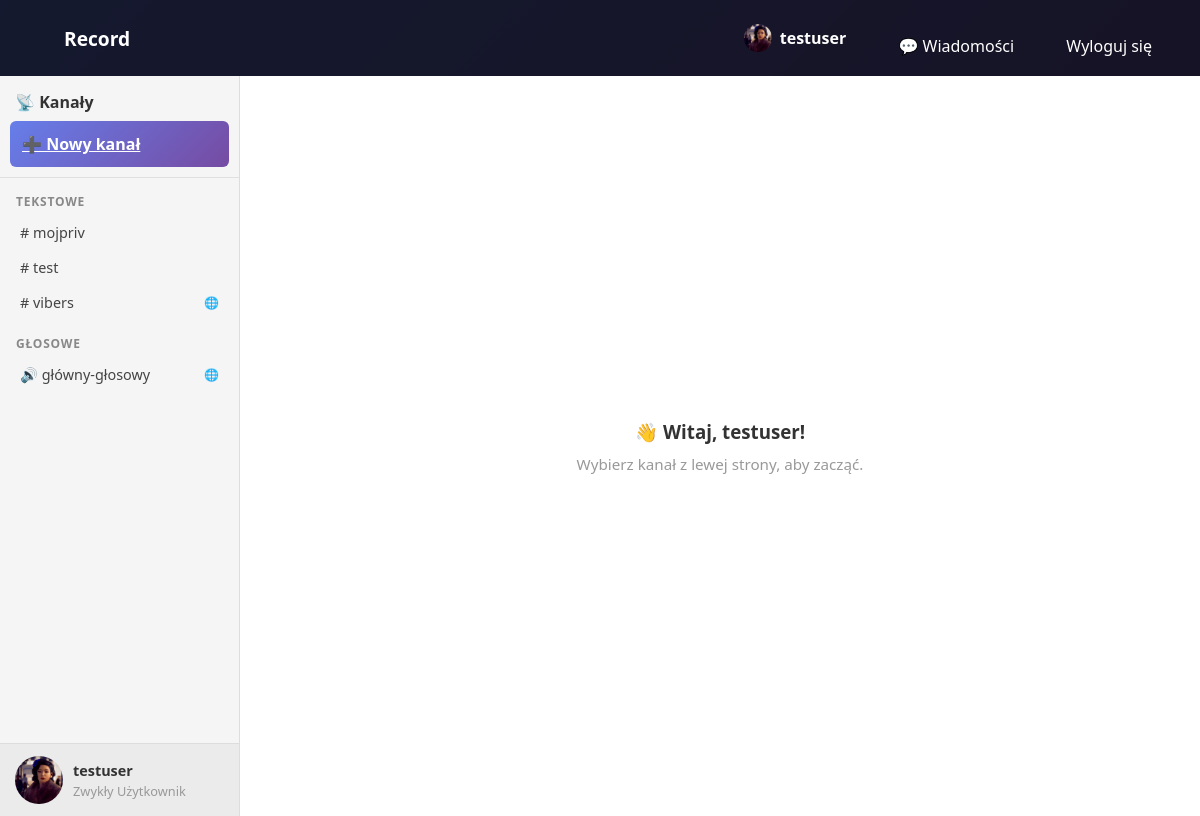
The page / (signed in) on the database its author committed.
### record_app/models.py (models this page shows, shortened)
class User(AbstractUser):
    ROLE_CHOICES = [
        ('user', 'Zwykły Użytkownik'),
        ('moderator', 'Moderator'),
        ('admin', 'Administrator'),
    ]
    role = models.CharField(
        max_length=10,
        choices=ROLE_CHOICES,
        default='user'
    )
    description = models.TextField(blank=True, null=True)
    avatar = models.ImageField(upload_to='avatars/', blank=True, null=True)
    @property
    def avatar_url(self):
        if self.avatar:
            return self.avatar.url
        return f'{settings.MEDIA_URL}avatars/default_pfp.jpg'
    class Meta:
        verbose_name = 'Użytkownik'
        verbose_name_plural = 'Użytkownicy'

class Channel(models.Model):
    CHANNEL_TYPE_CHOICES = [
        ('text', 'Kanał tekstowy'),
        ('voice', 'Kanał głosowy'),
    ]
    name = models.CharField(max_length=100)
    description = models.TextField(blank=True, null=True)
    channel_type = models.CharField(
        max_length=10,
        choices=CHANNEL_TYPE_CHOICES,
        default='text'
    )
    is_public = models.BooleanField(default=True)
    created_by = models.ForeignKey(User, on_delete=models.CASCADE, related_name='created_channels')
    created_at = models.DateTimeField(auto_now_add=True)
    updated_at = models.DateTimeField(auto_now=True)
    class Meta:
        verbose_name = 'Kanał'
        verbose_name_plural = 'Kanały'
        ordering = ['created_at']

### record_app/views.py (the view, shortened to what this page needs)
# urls.py: path('', views.home_view, name='home'),
@login_required(login_url='login')
def home_view(request):
    all_channels = Channel.objects.filter(
        Q(is_public=True) |
        Q(members__user=request.user) |
        Q(created_by=request.user)
    ).distinct()
    text_channels = all_channels.filter(channel_type='text').order_by('name')
    voice_channels = all_channels.filter(channel_type='voice').order_by('name')
    selected_channel_id = request.GET.get('channel_id')
    selected_channel = None
    messages_list = []
    message_form = MessageForm() if selected_channel else None
    context = {
        'text_channels': text_channels,
        'voice_channels': voice_channels,
        'selected_channel': selected_channel,
        'messages': messages_list,
        'message_form': message_form,
        'is_admin': request.user.role in ['admin', 'moderator'],
    }
    return render(request, 'record_app/home.html', context)

### record_app/templates/record_app/home.html (shortened to what this page needs)
{% extends "record_app/base.html" %}
{% load static %}
{% block extra_css %}
<link rel="stylesheet" href="{% static 'css/home.css' %}">
{% endblock %}
{% block content %}
<div class="record-wrapper">
    <div class="record-layout">
        <aside class="channels-sidebar">
            <div class="sidebar-header">
                <h5>
                    📡 Kanały
                </h5>
                <a href="{% url 'create_channel' %}" class="btn btn-sm btn-primary">
                    ➕ Nowy kanał
                </a>
            </div>
            <div class="channels-grid">
                <div class="channel-column">
                    <h6 class="channel-column-title">Tekstowe</h6>
                    <div class="channel-list" id="text-channels-list">
                        {% for channel in text_channels %}
                        <div class="channel-item" data-channel-id="{{ channel.id }}">
                            <a href="?channel_id={{ channel.id }}"
                               class="channel-link {% if selected_channel.id == channel.id %}active{% endif %}">
                                # {{ channel.name }}
                                {% if channel.is_public %}
                                <span class="badge-public">🌐</span>
                                {% endif %}
                            </a>
                        </div>
                        {% endfor %}
                    </div>
                </div>
                <div class="channel-column">
                    <h6 class="channel-column-title">Głosowe</h6>
                    <div class="channel-list" id="voice-channels-list">
                        {% for channel in voice_channels %}
                        <div class="channel-item" data-channel-id="{{ channel.id }}">
                            <a href="?channel_id={{ channel.id }}"
                               class="channel-link {% if selected_channel.id == channel.id %}active{% endif %}">
                                🔊 {{ channel.name }}
                                {% if channel.is_public %}
                                <span class="badge-public">🌐</span>
                                {% endif %}
                            </a>
                        </div>
                        {% endfor %}
                    </div>
                </div>
            </div>
            <a href="{% url 'profile' %}" class="sidebar-footer">
                <img src="{{ user.avatar_url }}" alt="{{ user.username }}" class="avatar avatar-md">
                <div>
                    <strong>{{ user.username }}</strong>
                    <small>{{ user.get_role_display }}</small>
                </div>
            </a>
        </aside>
        <main class="chat-area">
            {% if selected_channel %}
            <div class="chat-header">
                <div class="channel-title">
                    <h3>
                        {% if selected_channel.channel_type == 'text' %}#{% else %}🔊{% endif %}
                        {{ selected_channel.name }}
                    </h3>
                    {% if selected_channel.description %}
                    <p class="channel-description">{{ selected_channel.description }}</p>
                    {% endif %}
                </div>
                {% if is_admin %}
                <div class="header-actions">
                    <a href="{% url 'edit_channel' selected_channel.id %}" class="btn btn-sm btn-warning">✏️ Edytuj</a>
                    <a href="{% url 'invite_channel' selected_channel.id %}" class="btn btn-sm btn-info">👥 Zaproś</a>
                    <a href="{% url 'delete_channel' selected_channel.id %}" class="btn btn-sm btn-danger">🗑️ Usuń</a>
                </div>
                {% endif %}
            </div>
            {% if selected_channel.channel_type == 'text' %}
            <div class="messages-area">
                <div class="messages-container" id="messages-container">
                    {% if messages|length > 0 %}
                        {% for message in messages %}
                        <div class="message" data-message-id="{{ message.id }}">
                            <img src="{{ message.author.avatar_url }}" alt="{{ message.author.username }}" class="avatar avatar-md">
                            <div class="message-body">
                                <div class="message-header">
                                    <strong class="message-author">{{ message.author.username }}</strong>
                                    <span class="message-time">{{ message.created_at|date:"H:i" }}</span>
                                    {% if is_admin %}
                                    <button class="delete-msg-btn" data-message-id="{{ message.id }}" title="Usuń wiadomość">🗑️</button>
                                    {% endif %}
                                </div>
                                {% if message.content %}
                                <div class="message-content">{{ message.content }}</div>
                                {% endif %}
                                {% if message.image %}
                                <div class="message-image">
                                    <img src="{{ message.image.url }}" alt="Obrazek">
                                </div>
                                {% endif %}
                                {% if message.audio %}
                                <div class="message-audio">
                                    <audio controls class="voice-player">
                                        <source src="{{ message.audio.url }}" type="audio/webm">
                                        <source src="{{ message.audio.url }}" type="audio/mpeg">
                                        Twoja przeglądarka nie wspiera odtwarzacza audio
                                    </audio>
                                </div>
                                {% endif %}
                            </div>
                        </div>
                        {% endfor %}
                    {% else %}
                    <div class="no-messages">
                        <p>Brak wiadomości w tym kanale. Bądź pierwszy!</p>
                    </div>
                    {% endif %}
                </div>
            </div>
            <div class="message-input-area">
                <div class="message-form" id="message-form-wrapper">
                    <div id="image-preview-wrapper" style="display: none;">
                        <div class="image-preview-container">
                            <img id="image-preview-img" src="" alt="Preview" class="image-preview">
                            <button type="button" class="image-preview-remove" id="image-preview-remove">✕</button>
                        </div>
                    </div>
                    <div id="voice-recorder-status" style="display: none;">
                        <div class="voice-recording-indicator">
                            <span class="recording-dot"></span>
                            <span id="voice-status-text">Nagrywanie...</span>
                            <span id="voice-timer">0:00</span>
                            <div class="voice-recording-actions">
                                <button type="button" id="voice-record-stop" class="btn btn-secondary btn-sm">Zatrzymaj</button>
                                <button type="button" id="voice-record-cancel" class="btn btn-secondary btn-sm">Anuluj</button>
                            </div>
                        </div>
                    </div>
                    <div class="message-input-row">
                        <input type="text"
                               id="message-input"
                               name="content"
                               class="form-control"
                               placeholder="Napisz wiadomość..."
                               autocomplete="off">
                        <input type="file"
                               id="image-input"
                               accept="image/*">
                        <button type="button" id="image-btn" class="btn btn-secondary" title="Dodaj obrazek">🖼️</button>
                        <button type="button" id="voice-btn" class="btn btn-secondary" title="Nagraj wiadomość głosową">🎤</button>
                        <button type="button" id="send-btn" class="btn btn-primary">Wyślij</button>
                    </div>
                </div>
            </div>
            {% else %}
            <div class="voice-channel-area">
                <div id="voice-not-joined">
                    <div class="voice-join-prompt">
                        <div class="voice-icon-large">🔊</div>
                        <h4>{{ selected_channel.name }}</h4>
                        <p>Kanał głosowy — kliknij, aby dołączyć do rozmowy</p>
                        <div id="voice-preview-participants" class="voice-preview-participants"></div>
                        <button id="voice-join-btn" class="btn btn-success btn-lg">
                            🎙️ Dołącz do rozmowy
                        </button>
                    </div>
                </div>
                <div id="voice-joined" style="display: none;">
                    <div class="voice-active-header">
                        <div class="voice-active-indicator">
                            <span class="voice-live-dot"></span>
                            Trwa rozmowa głosowa
                        </div>
                        <div class="voice-controls-bar">
                            <button id="voice-mute-btn" class="btn btn-secondary">🎤 Wycisz</button>
                            <button id="voice-leave-btn" class="btn btn-danger">📴 Rozłącz</button>
                        </div>
                    </div>
                    <div class="voice-participants-grid" id="voice-participants-list">
                        <div class="voice-participant-card" id="voice-self-item">
                            <div class="participant-avatar">{{ user.username|first|upper }}</div>
                            <div class="participant-name">{{ user.username }} <small>(Ty)</small></div>
                            <div class="participant-status">
                                <span class="participant-dot connected"></span>
                                <span class="participant-mute-icon" id="voice-self-mute-icon">🎤</span>
                            </div>
                        </div>
                    </div>
                </div>
            </div>
            {% endif %}
            <div id="lightbox" class="lightbox">
                <div class="lightbox-content">
                    <span class="lightbox-close">&times;</span>
                    <img id="lightbox-img" src="" alt="Powiększony obrazek">
                </div>
            </div>
            {% else %}
            <div class="empty-state">
                <h3>👋 Witaj, {{ user.username }}!</h3>
                <p>Wybierz kanał z lewej strony, aby zacząć.</p>
            </div>
            {% endif %}
        </main>
    </div>
</div>
{% endblock %}

### record_app/templates/record_app/base.html (shortened to what this page needs)
{% load static %}
<!DOCTYPE html>
<html lang="pl">
<head>
    <link rel="stylesheet" href="{% static 'css/style.css' %}">
    {% block extra_css %}{% endblock %}
</head>
<body>
    <nav>
        <div>
            <a href="{% url 'home' %}" style="font-weight: bold; font-size: 1.2rem;">Record</a>
        </div>
        <div>
            {% if user.is_authenticated %}
                <a href="{% url 'profile' %}" class="nav-avatar-wrap" style="margin-left:1rem;">
                    <img src="{{ user.avatar_url }}" alt="{{ user.username }}" class="avatar avatar-sm">
                    <strong>{{ user.username }}</strong>
                </a>
                <a href="{% url 'private_conversations' %}">💬 Wiadomości</a>
                <a href="{% url 'logout' %}">Wyloguj się</a>
            {% else %}
                <a href="{% url 'login' %}">Logowanie</a>
                <a href="{% url 'register' %}">Rejestracja</a>
            {% endif %}
        </div>
    </nav>
    {% block content %}
    {% endblock %}
</body>
</html>

### rows shown on the page
User: avatar_url (picture), username "testuser", role "Zwykły Użytkownik"
Channel: name "mojpriv"
Channel: name "test"
Channel: name "vibers"
Channel: name "główny-głosowy"
